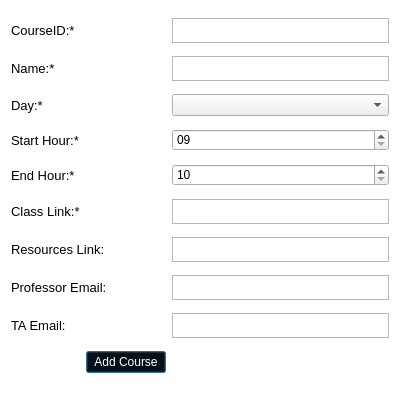
<?xml version="1.0" encoding="UTF-8"?>
<ui version="4.0">
 <class>Dialog</class>
 <widget class="QDialog" name="Dialog">
  <property name="geometry">
   <rect>
    <x>0</x>
    <y>0</y>
    <width>400</width>
    <height>400</height>
   </rect>
  </property>
  <property name="minimumSize">
   <size>
    <width>400</width>
    <height>400</height>
   </size>
  </property>
  <property name="maximumSize">
   <size>
    <width>400</width>
    <height>400</height>
   </size>
  </property>
  <property name="windowTitle">
   <string>Dialog</string>
  </property>
  <property name="styleSheet">
   <string notr="true">QLabel {
	font: 13px;
}
QDialog {
background-color: white;
}</string>
  </property>
  <layout class="QGridLayout" name="gridLayout">
   <item row="1" column="2">
    <widget class="QTextEdit" name="textEdit_2">
     <property name="maximumSize">
      <size>
       <width>16777215</width>
       <height>25</height>
      </size>
     </property>
    </widget>
   </item>
   <item row="8" column="0">
    <widget class="QLabel" name="label_10">
     <property name="font">
      <font>
       <pointsize>-1</pointsize>
       <weight>50</weight>
       <italic>false</italic>
       <bold>false</bold>
      </font>
     </property>
     <property name="text">
      <string>TA Email:</string>
     </property>
    </widget>
   </item>
   <item row="0" column="0" colspan="2">
    <widget class="QLabel" name="label_11">
     <property name="font">
      <font>
       <pointsize>-1</pointsize>
       <weight>50</weight>
       <italic>false</italic>
       <bold>false</bold>
      </font>
     </property>
     <property name="text">
      <string>CourseID:*</string>
     </property>
    </widget>
   </item>
   <item row="8" column="2">
    <widget class="QTextEdit" name="textEdit_7">
     <property name="maximumSize">
      <size>
       <width>16777215</width>
       <height>25</height>
      </size>
     </property>
    </widget>
   </item>
   <item row="7" column="2">
    <widget class="QTextEdit" name="textEdit_6">
     <property name="maximumSize">
      <size>
       <width>16777215</width>
       <height>25</height>
      </size>
     </property>
    </widget>
   </item>
   <item row="6" column="2">
    <widget class="QTextEdit" name="textEdit_5">
     <property name="maximumSize">
      <size>
       <width>16777215</width>
       <height>25</height>
      </size>
     </property>
    </widget>
   </item>
   <item row="5" column="2">
    <widget class="QTextEdit" name="textEdit_4">
     <property name="maximumSize">
      <size>
       <width>16777215</width>
       <height>25</height>
      </size>
     </property>
    </widget>
   </item>
   <item row="0" column="2">
    <widget class="QTextEdit" name="textEdit">
     <property name="maximumSize">
      <size>
       <width>16777215</width>
       <height>25</height>
      </size>
     </property>
    </widget>
   </item>
   <item row="9" column="1">
    <widget class="QPushButton" name="pushButton">
     <property name="styleSheet">
      <string notr="true">QPushButton
{
  background-color:black;
color:white;
}

QPushButton:hover:!pressed
{
    border: 1px solid white;
}
</string>
     </property>
     <property name="text">
      <string>Add Course</string>
     </property>
    </widget>
   </item>
   <item row="6" column="0" colspan="2">
    <widget class="QLabel" name="label_8">
     <property name="font">
      <font>
       <pointsize>-1</pointsize>
       <weight>50</weight>
       <italic>false</italic>
       <bold>false</bold>
      </font>
     </property>
     <property name="text">
      <string>Resources Link:</string>
     </property>
    </widget>
   </item>
   <item row="3" column="0">
    <widget class="QLabel" name="label_5">
     <property name="font">
      <font>
       <pointsize>-1</pointsize>
       <weight>50</weight>
       <italic>false</italic>
       <bold>false</bold>
      </font>
     </property>
     <property name="text">
      <string>Start Hour:*</string>
     </property>
    </widget>
   </item>
   <item row="2" column="0">
    <widget class="QLabel" name="label_4">
     <property name="font">
      <font>
       <pointsize>-1</pointsize>
       <weight>50</weight>
       <italic>false</italic>
       <bold>false</bold>
      </font>
     </property>
     <property name="text">
      <string>Day:*</string>
     </property>
    </widget>
   </item>
   <item row="5" column="0">
    <widget class="QLabel" name="label_7">
     <property name="font">
      <font>
       <pointsize>-1</pointsize>
       <weight>50</weight>
       <italic>false</italic>
       <bold>false</bold>
      </font>
     </property>
     <property name="text">
      <string>Class Link:*</string>
     </property>
    </widget>
   </item>
   <item row="4" column="0">
    <widget class="QLabel" name="label_6">
     <property name="font">
      <font>
       <pointsize>-1</pointsize>
       <weight>50</weight>
       <italic>false</italic>
       <bold>false</bold>
      </font>
     </property>
     <property name="text">
      <string>End Hour:*</string>
     </property>
    </widget>
   </item>
   <item row="7" column="0" colspan="2">
    <widget class="QLabel" name="label_9">
     <property name="font">
      <font>
       <pointsize>-1</pointsize>
       <weight>50</weight>
       <italic>false</italic>
       <bold>false</bold>
      </font>
     </property>
     <property name="text">
      <string>Professor Email:</string>
     </property>
    </widget>
   </item>
   <item row="2" column="2">
    <widget class="QComboBox" name="comboBox"/>
   </item>
   <item row="1" column="0">
    <widget class="QLabel" name="label_3">
     <property name="font">
      <font>
       <pointsize>-1</pointsize>
       <weight>50</weight>
       <italic>false</italic>
       <bold>false</bold>
      </font>
     </property>
     <property name="text">
      <string>Name:*</string>
     </property>
    </widget>
   </item>
   <item row="4" column="2">
    <widget class="QTimeEdit" name="timeEdit_2">
     <property name="maximumTime">
      <time>
       <hour>21</hour>
       <minute>0</minute>
       <second>0</second>
      </time>
     </property>
     <property name="minimumTime">
      <time>
       <hour>10</hour>
       <minute>0</minute>
       <second>0</second>
      </time>
     </property>
     <property name="displayFormat">
      <string>HH</string>
     </property>
    </widget>
   </item>
   <item row="3" column="2">
    <widget class="QTimeEdit" name="timeEdit">
     <property name="maximumTime">
      <time>
       <hour>20</hour>
       <minute>0</minute>
       <second>0</second>
      </time>
     </property>
     <property name="minimumTime">
      <time>
       <hour>9</hour>
       <minute>0</minute>
       <second>0</second>
      </time>
     </property>
     <property name="displayFormat">
      <string>HH</string>
     </property>
     <property name="timeSpec">
      <enum>Qt::LocalTime</enum>
     </property>
    </widget>
   </item>
  </layout>
 </widget>
 <resources/>
 <connections/>
</ui>
